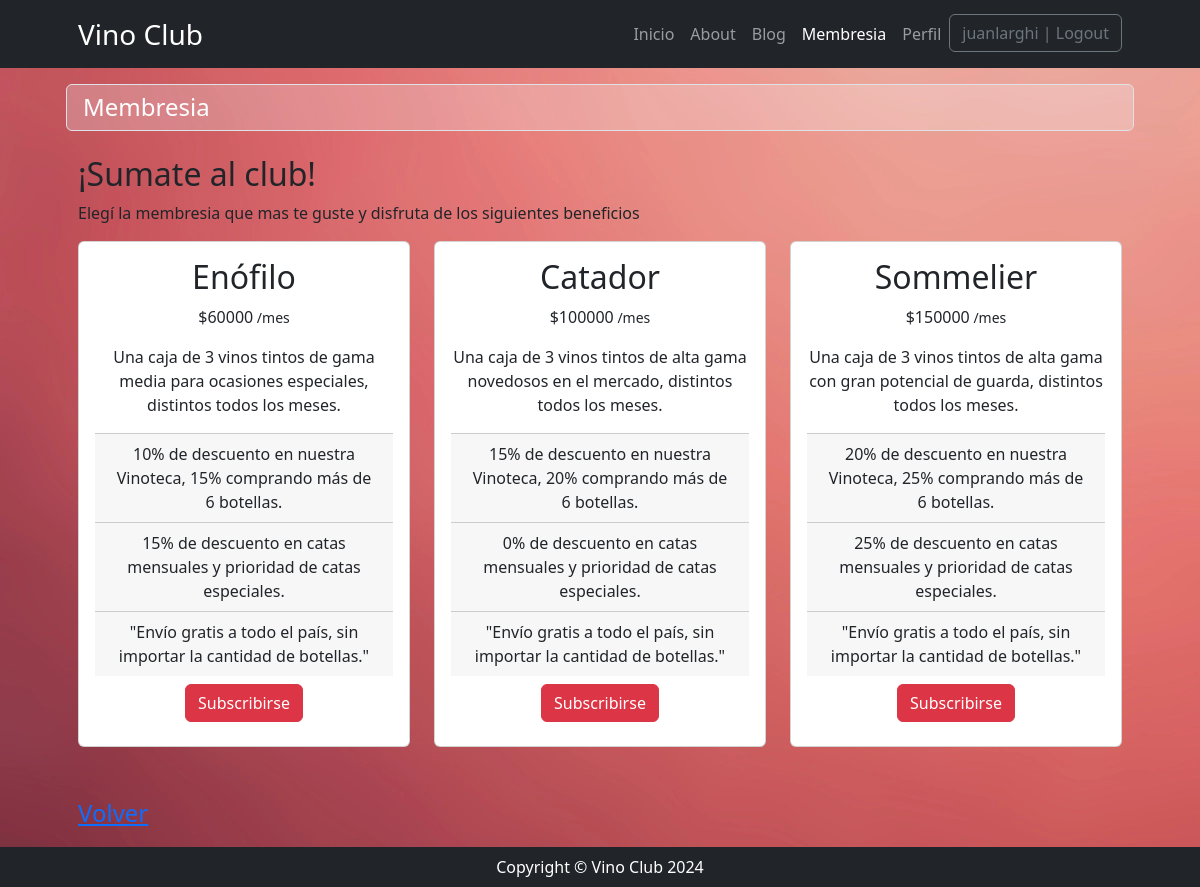
The app's page /membresia/ (signed in) with its own data.
### membresia/models.py (models this page shows, shortened)
class Membresia(models.Model):
    nombre = models.CharField(max_length=100)
    descripcion = models.TextField(max_length=1000)
    beneficio1 = models.TextField(max_length=1000, blank=True, null=True)
    beneficio2 = models.TextField(max_length=1000, blank=True, null=True)
    precio = models.IntegerField(default=100000)

### membresia/views.py (the view)
# urls.py: path('', views.home, name='home'),
def home(request):
    query = models.Membresia.objects.all()
    return render(request, 'membresia/index.html', {"membresias": query})

### membresia/templates/membresia/index.html
{% extends 'core/base.html' %}
{% block title %}
    {% include 'core/components/title1.html' with title='Membresia'%}
{% endblock title %}
{% block content %}
    <h2>¡Sumate al club!</h2>
    <p>Elegí la membresia que mas te guste y disfruta de los siguientes beneficios</p>
    <div class="row">
        {% for membresia in membresias %}
            <div class="col sm-4 col-md-4 bg-transparent">
                <div class="card h-100">
                    <div class="card-body" style="text-align: center">
                        <h2 class="text-center">{{ membresia.nombre }}</h2>
                        <p>${{ membresia.precio }}<small> /mes</small></p>
                        <p>{{ membresia.descripcion }}</p>
                        <div class="card-footer">{{ membresia.beneficio1 }}</div>
                        <div class="card-footer">{{ membresia.beneficio2 }}</div>
                        <div class="card-footer">"Envío gratis a todo el país, sin importar la cantidad de botellas."</div>
                        <div class="text-center py-2">
                            <a class="btn btn-danger btn-sm-4" href="#!">Subscribirse</a>
                        </div>
                    </div>
                </div>
            </div>
        {% endfor %}
        <div class="fs-4 pb-lg-2 my-5">
            <a href="{% url 'core:home' %}">Volver</a>
        </div>
    </div>
{% endblock content %}

### core/templates/core/components/navbar.html (shortened to what this page needs)
<nav class="navbar navbar-expand-lg navbar-dark bg-dark">
    <div class="container px-5">
        <a class="navbar-brand fs-3" href="{% url 'core:home' %}">Vino Club</a>
        <div class="collapse navbar-collapse" id="navbarSupportedContent">
            <ul class="navbar-nav ms-auto mb-2 mb-lg-0">
                <li class="nav-item"><a class="nav-link {% if request.path == "/" %} active {% endif %}" aria-current="page" href="{% url 'core:home' %}">Inicio</a></li>
                <li class="nav-item"><a class="nav-link {% if request.path == "/about/" %} active {% endif %}" href="{% url 'core:about' %}">About</a></li>
                <li class="nav-item"><a class="nav-link {% if request.path == "/blog/" %} active {% endif %}" href="{% url 'blog:home' %}">Blog</a></li>
                <li class="nav-item"><a class="nav-link {% if request.path == "/membresia/" %} active {% endif %}" href="{% url 'membresia:home' %}">Membresia</a></li>
                {% if user.is_authenticated %}
                <li class="nav-item"><a class="nav-link {% if request.path == "/profile/" %} active {% endif %}" href="{% url 'usuario:home' %}">Perfil</a></li>
                <li class="nav-item">
                    <form action="{% url 'core:logout' %}" method="post">
                        <button type="submit" class="btn btn-outline-secondary">{{ user.username }} | Logout</button>
                    </form>
                </li>
                {% else %}
                <li class="nav-item"><a class="nav-link {% if request.path == "/login/" %} active {% endif %}" href="{% url 'core:login' %}">Login</a></li>
                <li class="nav-item"><a class="nav-link {% if request.path == "/register/" %} active {% endif %}" href="{% url 'core:register' %}">Registrarse</a></li>
                {% endif %}
            </ul>
        </div>
    </div>
</nav>

### records on screen
Membresia: nombre "Enófilo", precio "60000", descripcion "Una caja de 3 vinos tintos de gama media para ocasiones especiales, distintos todos los meses.", beneficio1 "10% de descuento en nuestra Vinoteca, 15% comprando más de 6 botellas.", beneficio2 "15% de descuento en catas mensuales y prioridad de catas especiales."
Membresia: nombre "Catador", precio "100000", descripcion "Una caja de 3 vinos tintos de alta gama novedosos en el mercado, distintos todos los meses.", beneficio1 "15% de descuento en nuestra Vinoteca, 20% comprando más de 6 botellas.", beneficio2 "0% de descuento en catas mensuales y prioridad de catas especiales."
Membresia: nombre "Sommelier", precio "150000", descripcion "Una caja de 3 vinos tintos de alta gama con gran potencial de guarda, distintos todos los meses.", beneficio1 "20% de descuento en nuestra Vinoteca, 25% comprando más de 6 botellas.", beneficio2 "25% de descuento en catas mensuales y prioridad de catas especiales."

### other values on screen
{{ user.username }} "juanlarghi"
{{ title }} "Membresia"
